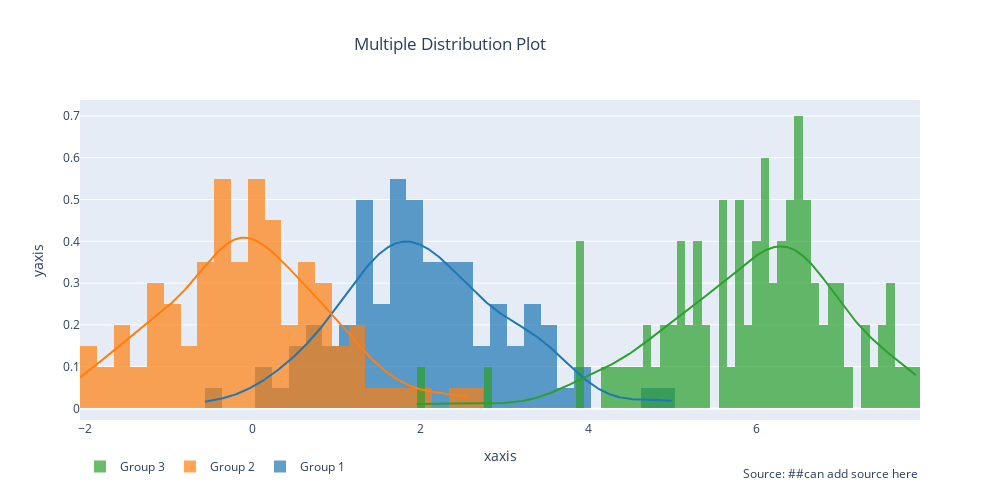

Notebook code for this chart:
### Markdown cell above
## 3. Multiple Distribution Plot

### Code cell
import numpy as np
import plotly.figure_factory as ff

# Add histogram data
import random
random.seed(10)

a=np.random.randn(100)+2
b=np.random.randn(100)
c=np.random.randn(100)+6

# Group data together
hist_data = [ a, b, c]

group_labels = ['Group 1', 'Group 2', 'Group 3']

# Create distplot with custom bin_size
fig = ff.create_distplot(hist_data, group_labels, bin_size=[.2, .2, .1],show_rug=False)

fig.update_layout(title="Multiple Distribution Plot",title_x=0.45,xaxis=dict(title='xaxis'), 
                 yaxis=dict(title='yaxis'),showlegend=True)

fig.update_layout(width =1000,height=500,autosize=True,legend_orientation="h",
        annotations=[dict(x=1,y=-0.2,xref='paper',yref='paper',
                          text="Source: ##can add source here",showarrow=False,       
                )
            ]
        )
fig.show()

### Figure 1 — Plotly figure (JSON) as saved in the notebook; plotly's stock layout.template omitted (floating-point values rounded to 4 significant figures; data arrays with more than 128 entries replaced by an {"elided": "..."} marker saying what was removed)
{"data": [{"autobinx": false, "histnorm": "probability density", "legendgroup": "Group 1", "marker": {"color": "rgb(31, 119, 180)"}, "name": "Group 1", "opacity": 0.7, "type": "histogram", "x": [2.324, 1.411, 2.275, 1.234, 0.7535, 0.2911, 1.321, 1.475, 1.397, 1.509, 1.577, 1.639, 3.337, 1.967, 1.838, 1.711, 1.687, -0.5707, 1.941, 1.879, 1.743, 0.9897, 2.653, 2.289, 1.004, 2.938, 1.834, 3.317, 0.1854, 1.962, 2.859, 1.236, 1.756, 2.41, 0.6388, 1.668, 2.04, 2.471, 2.397, 2.109, 2.16, 5.001, 2.704, 0.08003, 1.959, 2.892, 2.438, 0.5655, 1.292, 1.533, 1.25, 2.566, 4.717, 1.402, 3.408, 1.353, 3.606, 3.449, 3.495, 2.381, 3.257, 1.056, 2.527, 2.583, 3.185, 0.7825, 1.723, 3.846, 2.783, 3.266, 1.132, 0.492, 2.429, 1.789, 0.8082, 2.12, 0.5325, 3.896, 3.209, 1.589, 1.987, 1.647, 1.963, 1.138, 1.303, 2.879, 2.902, 2.566, 2.135, 1.201, 3.45, 1.804, 3.145, 2.07, 2.2, 2.013, 0.9598, 3.672, 2.492, 1.678], "xaxis": "x", "xbins": {"end": 5.001, "size": 0.2, "start": -0.5707}, "yaxis": "y"}, {"autobinx": false, "histnorm": "probability density", "legendgroup": "Group 2", "marker": {"color": "rgb(255, 127, 14)"}, "name": "Group 2", "opacity": 0.7, "type": "histogram", "x": [-1.201, -0.8849, -1.452, -2.037, 0.9395, 1.328, 0.5778, 2.475, -0.3993, -1.132, -0.1511, -0.7734, -0.3041, 2.138, 0.09887, 1.188, 1.229, -0.179, 0.8272, 1.466, -0.01605, -0.6153, 0.4622, -0.8473, -1.693, 1.764, 0.313, -0.4202, -0.986, -0.6342, 0.4822, 0.2192, -1.513, 1.634, 1.221, 0.5597, -1.513, -0.2775, 0.07518, -1.024, 0.5674, 0.2366, -1.633, 0.287, -0.4301, -1.382, -1.942, 0.178, 0.8834, 1.112, -0.4601, -0.04528, 0.9676, -0.3347, -0.8091, -0.2027, 0.9379, -0.367, -2.06, -1.082, -0.3502, -0.01822, 0.08822, -0.2506, -0.005779, 0.7925, -1.035, 0.6349, -0.217, 0.2795, -0.26, 0.9496, -1.256, 0.7202, 0.8458, -0.5413, -0.284, -0.6031, -1.859, -1.059, -1.076, 0.02042, 0.4822, -0.4643, 0.2489, 0.1409, 0.1328, 0.3836, 0.6335, -0.04971, -0.2086, -0.05782, 0.6729, -1.103, -1.516, 0.2463, -0.6429, -0.252, 2.567, -0.3993], "xaxis": "x", "xbins": {"end": 2.567, "size": 0.2, "start": -2.06}, "yaxis": "y"}, {"autobinx": false, "histnorm": "probability density", "legendgroup": "Group 3", "marker": {"color": "rgb(44, 160, 44)"}, "name": "Group 3", "opacity": 0.7, "type": "histogram", "x": [7.499, 7.041, 6.281, 6.707, 5.651, 6.515, 6.982, 5.779, 4.353, 4.635, 6.546, 5.208, 6.411, 5.62, 4.798, 6.637, 5.87, 7.253, 5.045, 6.497, 6.523, 6.768, 4.894, 6.12, 5.269, 6.727, 7.58, 6.249, 7.913, 4.677, 6.934, 3.908, 6.883, 5.63, 5.983, 5.889, 5.777, 7.739, 3.917, 7.841, 5.344, 6.5, 7.263, 5.647, 7.565, 6.27, 7.136, 4.946, 6.039, 5.339, 7.368, 1.951, 6.541, 7.475, 5.604, 5.165, 5.137, 5.394, 3.854, 5.329, 5.99, 6.034, 6.582, 4.546, 6.378, 6.813, 5.061, 6.358, 6.561, 6.204, 6.988, 6.295, 6.455, 6.102, 6.421, 5.057, 6.371, 6.336, 6.051, 4.671, 5.105, 5.424, 5.754, 6.158, 7.631, 4.956, 5.79, 4.293, 6.097, 6.615, 6.66, 6.884, 5.582, 6.128, 6.071, 3.903, 5.76, 6.626, 2.787, 4.221], "xaxis": "x", "xbins": {"end": 7.913, "size": 0.1, "start": 1.951}, "yaxis": "y"}, {"legendgroup": "Group 1", "marker": {"color": "rgb(31, 119, 180)"}, "mode": "lines", "name": "Group 1", "showlegend": false, "type": "scatter", "x": {"elided": "500 float values"}, "xaxis": "x", "y": {"elided": "500 float values"}, "yaxis": "y"}, {"legendgroup": "Group 2", "marker": {"color": "rgb(255, 127, 14)"}, "mode": "lines", "name": "Group 2", "showlegend": false, "type": "scatter", "x": {"elided": "500 float values"}, "xaxis": "x", "y": {"elided": "500 float values"}, "yaxis": "y"}, {"legendgroup": "Group 3", "marker": {"color": "rgb(44, 160, 44)"}, "mode": "lines", "name": "Group 3", "showlegend": false, "type": "scatter", "x": {"elided": "500 float values"}, "xaxis": "x", "y": {"elided": "500 float values"}, "yaxis": "y"}], "layout": {"annotations": [{"showarrow": false, "text": "Source: ##can add source here", "x": 1, "xref": "paper", "y": -0.2, "yref": "paper"}], "autosize": true, "barmode": "overlay", "height": 500, "hovermode": "closest", "legend": {"orientation": "h", "traceorder": "reversed"}, "showlegend": true, "title": {"text": "Multiple Distribution Plot", "x": 0.45}, "width": 1000, "xaxis": {"anchor": "y2", "domain": [0, 1], "title": {"text": "xaxis"}, "zeroline": false}, "yaxis": {"anchor": "free", "domain": [0, 1], "position": 0, "title": {"text": "yaxis"}}}}
